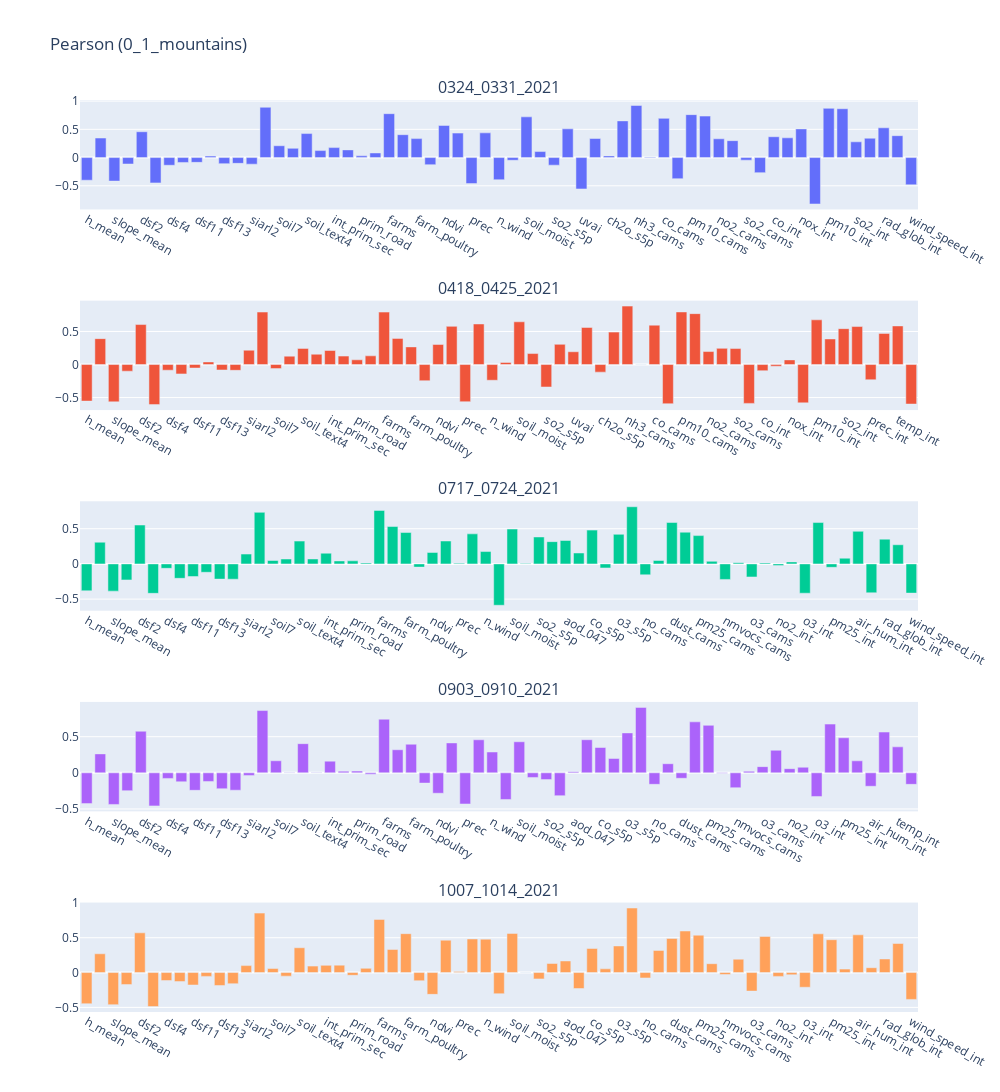
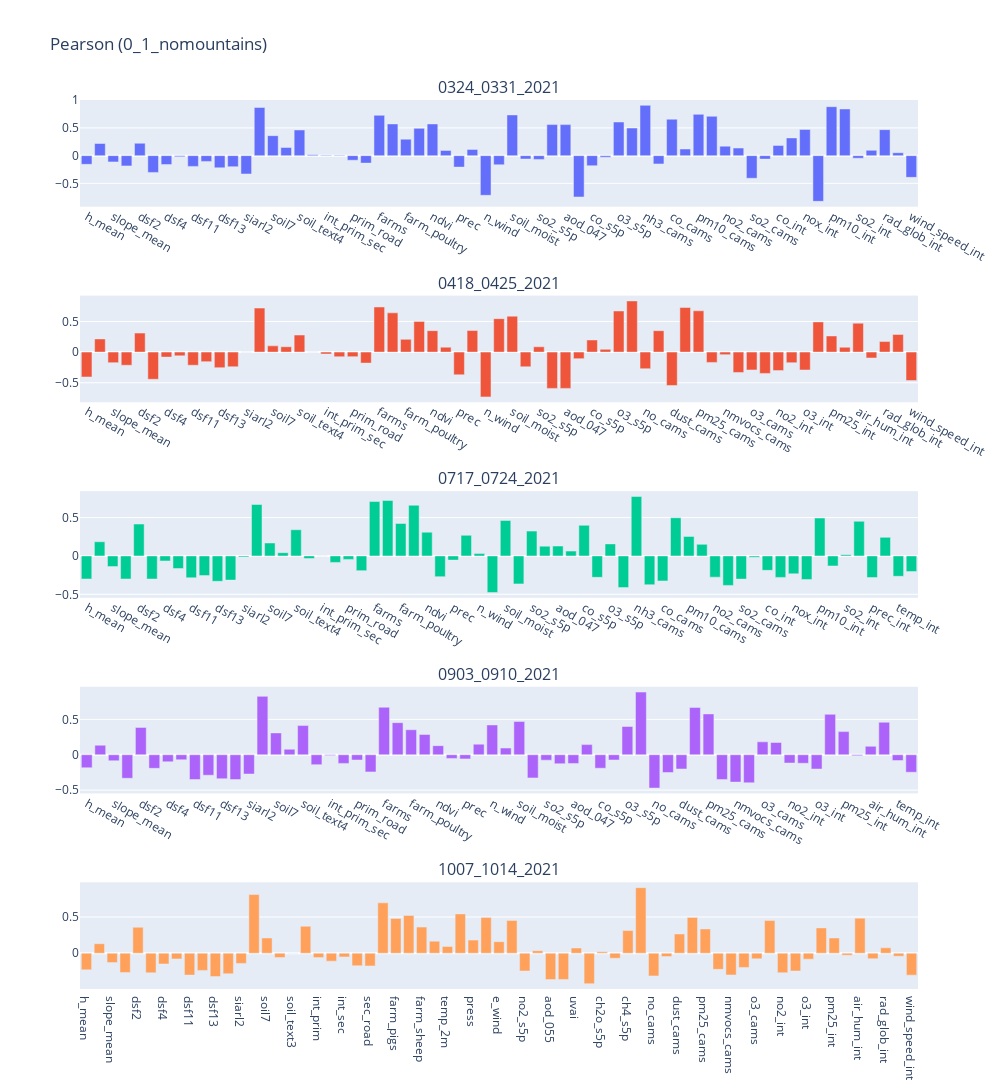
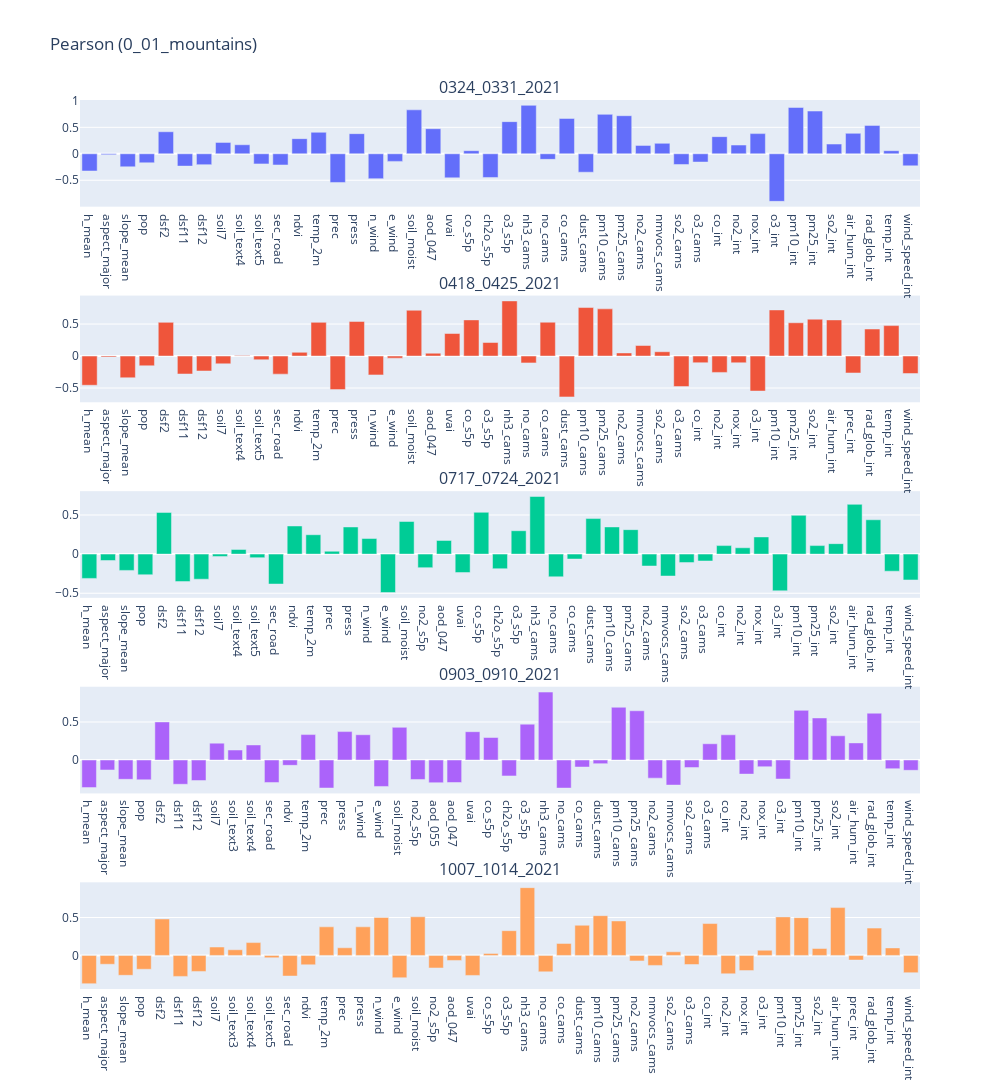
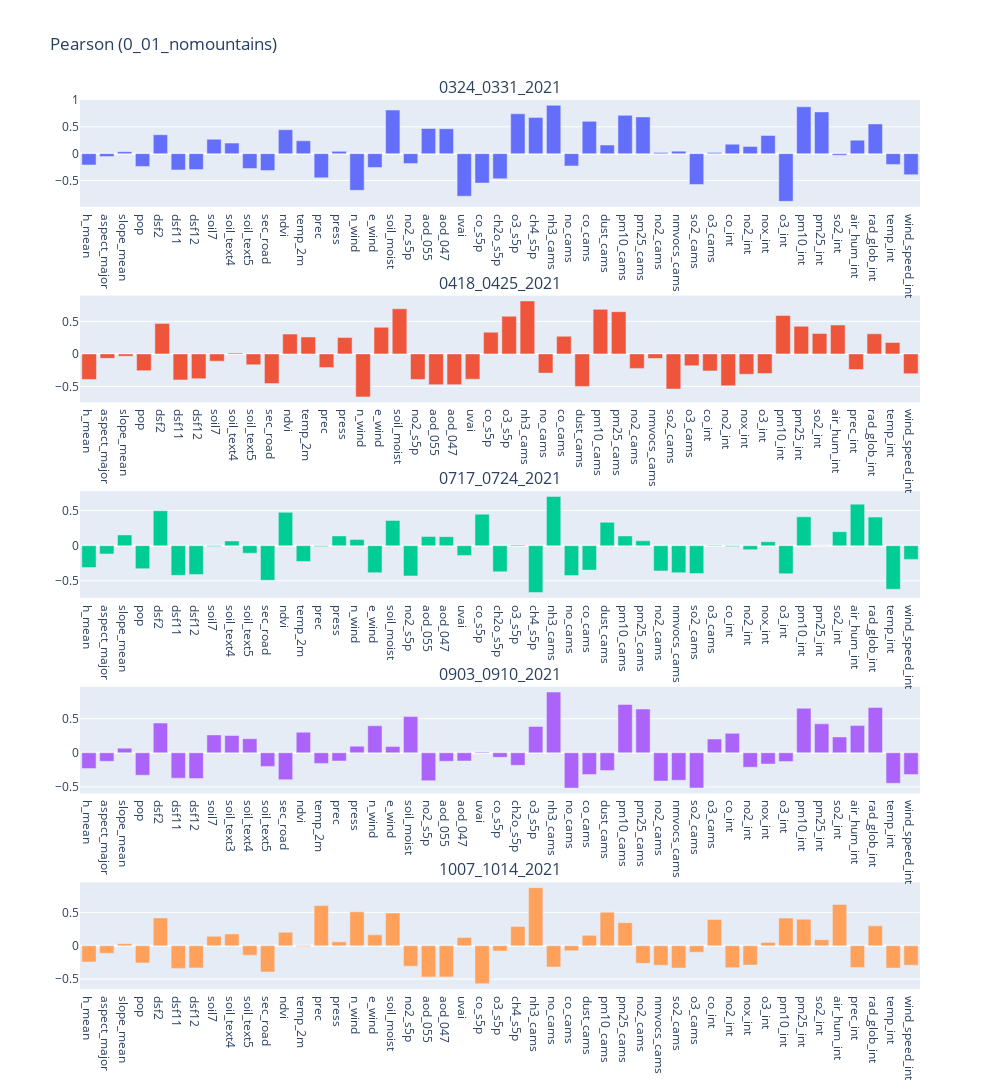

The cell these charts' notebook holds for them, in order:
### Markdown cell above
### Pearson results
In this section each barplot of pearson index is shown to better visualize the positive/negative correlation of each variable with respect to the target variable selected.

### Code cell
for par in params:
    dataframes_results = dictionary_results[par]
    fig = make_subplots(rows=5, cols=1, subplot_titles=geopackages)
    for index, grid in enumerate(geopackages):
        labels = dataframes_results[grid]['Features'].tolist()
        values = dataframes_results[grid]['Pearson'].tolist()
        fig.add_trace(go.Bar(x=labels, y=values), row=index+1, col=1)
        fig.update_yaxes(row=index+1, col=1)
        fig.update_xaxes(type="category", row=index+1, col=1)

    fig.update_layout(height=1500, width=1000 , title_text='Pearson (' +par+ ')')
    fig.update_layout(showlegend=False, autosize=True)
    fig.show()
    fig.write_image('assets/fs_results/'+par+target_var+'_pearson.png')
